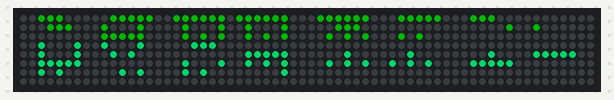
Bench run of a sketch on a simulated Arduino Uno, built with avr-gcc and run on an emulated ATmega328P. Shown: 64×8 RGB LED matrix (first LED top left, wired row by row). Dim RGB values are drawn brighter than linear.

Above: at 0.09 s.
At 1.12 s:
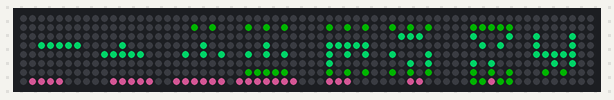
At 2.15 s:
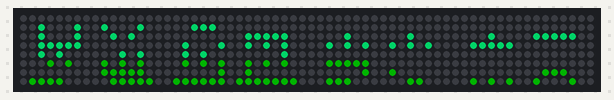
At 4.22 s:
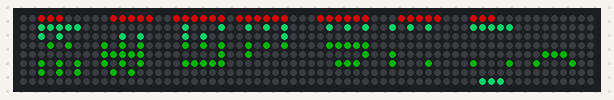
At 6.29 s:
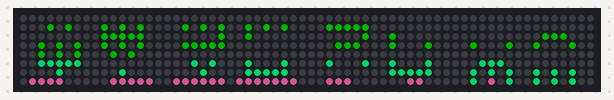
At 8.35 s:
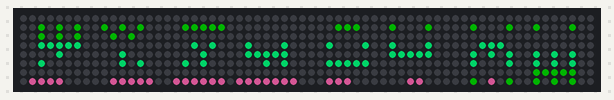

The sketch:

longmessage.ino
```cpp
#include <time.h>
#include <FastLED.h>

#define LED_PIN  2

#define COLOR_ORDER GRB
#define CHIPSET     WS2812B

#define BRIGHTNESS 128

#define REFRESH_SPEED 100

#define WIDTH 64
#define HEIGHT 8

#define NUM_LEDS (WIDTH * HEIGHT)
CRGB leds[NUM_LEDS];

const char *MESSAGE = "BLOB CHEF ";

#define NUM_LETTERS_IN_MESSAGE (strlen(MESSAGE))
#define NUM_COLS_IN_MESSAGE (NUM_LETTERS_IN_MESSAGE * 6)

unsigned long LETTERS[] = {
  31626430,
  33216170,
  15255082,
  33080878,
  33216177,
  32674977,
  15259309,
  32641183,
  18415153,
  13124143,
  32641361,
  33047056,
  32575583,
  32575775,
  15255086,
  32674978,
  15254838,
  32675002,
  19584681,
  1113121,
  16269839,
  7618823,
  32772383,
  18157905,
  1142849,
  18667121
};

CRGB::HTMLColorCode colors[] = {
    CRGB::Green,CRGB::Green,CRGB::Green,CRGB::Green,CRGB::Green,
    CRGB::SpringGreen,CRGB::SpringGreen,CRGB::SpringGreen,CRGB::SpringGreen,CRGB::SpringGreen
  /*CRGB::DarkRed,
  CRGB::OrangeRed,
  CRGB::Yellow,
  CRGB::Green,
  CRGB::DarkCyan,
  CRGB::MediumBlue,
  CRGB::Indigo,
  CRGB::Purple*/
};

int xy (int x, int y) {
  if (x == 1) {
    return HEIGHT - y;
  }
  if (x % 2 == 1) {
    return (x - 1) * HEIGHT + (HEIGHT - y);
  }
  return (x - 1) * HEIGHT + y - 1;
}

CRGB *xyLed (int x, int y) {
  return &leds[xy(x, y)];
}

void verticalLineCol (int x, int startY, int endY, CRGB::HTMLColorCode color) {
  for (int y = startY; y <= endY; y++) {
    *xyLed(x, y) = color;
  }
}

void drawHeart(CRGB::HTMLColorCode color, int centerX) {
  verticalLineCol(centerX-3, 4, 6, color);
  verticalLineCol(centerX-2, 3, 7, color);
  verticalLineCol(centerX-1, 2, 7, color);
  verticalLineCol(centerX, 1, 6, color);
  verticalLineCol(centerX+1, 2, 7, color);
  verticalLineCol(centerX+2, 3, 7, color);
  verticalLineCol(centerX+3, 4, 6, color);
}

void drawPendo(CRGB::HTMLColorCode color, int centerX) {
  verticalLineCol(centerX-3, 4, 4, color);
  verticalLineCol(centerX-2, 4, 5, color);
  verticalLineCol(centerX-1, 4, 6, color);
  verticalLineCol(centerX, 1, 7, color);
  verticalLineCol(centerX+1, 2, 7, color);
  verticalLineCol(centerX+2, 3, 7, color);
  verticalLineCol(centerX+3, 4, 7, color);
}

#define NUM_COLORS (sizeof(colors)/sizeof(colors[0]))

static int colorCount = 0;

unsigned char getColFromMessage(int col) {
  if (col % 6 == 5 || col >= NUM_COLS_IN_MESSAGE) {
    return 0;
  }

  int messageIdx = col / 6;

  if (MESSAGE[messageIdx] == ' ') {
    return 0;
  }

  int letterIdx = MESSAGE[messageIdx] - 'A';

  unsigned long letter = LETTERS[letterIdx];

  int colIdx = col % 6; // 0 - 4

  unsigned char c = 0;

  for (int i = 0; i < 5; i++ ) {
    c <<= 1;
    unsigned long mask = 1;
    int maskShift = (24 - (colIdx * 5 + i));
    mask <<= maskShift;
    if (letter & mask) {
      c |= 1;
    }
  }

  return c;
}

int windowBegin = 0;

int messageLength = NUM_COLS_IN_MESSAGE;

int getFromWindow(int n) {
  if (windowBegin + n >= messageLength) {
    return windowBegin + n - messageLength;
  }
  return windowBegin + n;
}

void slideWindow() {
  if(++windowBegin == messageLength) {
    windowBegin = 0;
  }
}

void drawWindow() {
  for (int i = 8; i < 58; i++) {
    unsigned char col = getColFromMessage(getFromWindow(i));
    for (int j = 0; j < 5; j++) {
      unsigned char mask = 1;
      int maskShift = 4 - j;
      mask <<= maskShift;
      if (col & mask) {
        *xyLed(i+1, j+2) = colors[(getFromWindow(i) / 6) % NUM_COLORS];
      }
    }
  }
}

void drawLetter(int startX, CRGB::HTMLColorCode color) {
}

#define BLINK_RATE 4

void blinkHeart() {
  static int blink_frame_heart = 0;
  static boolean blink_heart = false;
  static boolean green = true;
  if (blink_frame_heart++ == BLINK_RATE) {
    blink_frame_heart = 0;
    blink_heart = !blink_heart;
    if (!blink_heart) {
      green = !green;
    }
  }
  if (!blink_heart) {
    //drawHeart(CRGB::Red, 4);
    if (green) {
      drawHeart(CRGB::Green, 4);
    } else {
      drawHeart(CRGB::Red, 4);
    }
  }
}

void blinkPendo() {
  static int blink_frame_pendo = 0;
  static boolean blink_pendo = true;
  static boolean green = true;
  if (blink_frame_pendo++ == BLINK_RATE) {
    blink_frame_pendo = 0;
    blink_pendo = !blink_pendo;
    if (!blink_pendo) {
      green = !green;
    }
  }
  if (!blink_pendo) {
    if (green) {
    drawPendo(CRGB::Green, 61);
    } else {
      drawPendo(CRGB::HotPink, 61);
    }
  }
}

void loop()
{
  slideWindow();
  FastLED.clearData();
  drawWindow();
  blinkHeart();
  blinkPendo();
  FastLED.show();
  delay(REFRESH_SPEED);
}

void setup() {
  Serial.begin(9600);
  FastLED.addLeds<CHIPSET, LED_PIN, COLOR_ORDER>(leds, NUM_LEDS).setCorrection(TypicalSMD5050);
  FastLED.setBrightness( BRIGHTNESS );
}
```

Measured:
- by itself, everything shown: repeats every 7.7 s, in 60 steps
